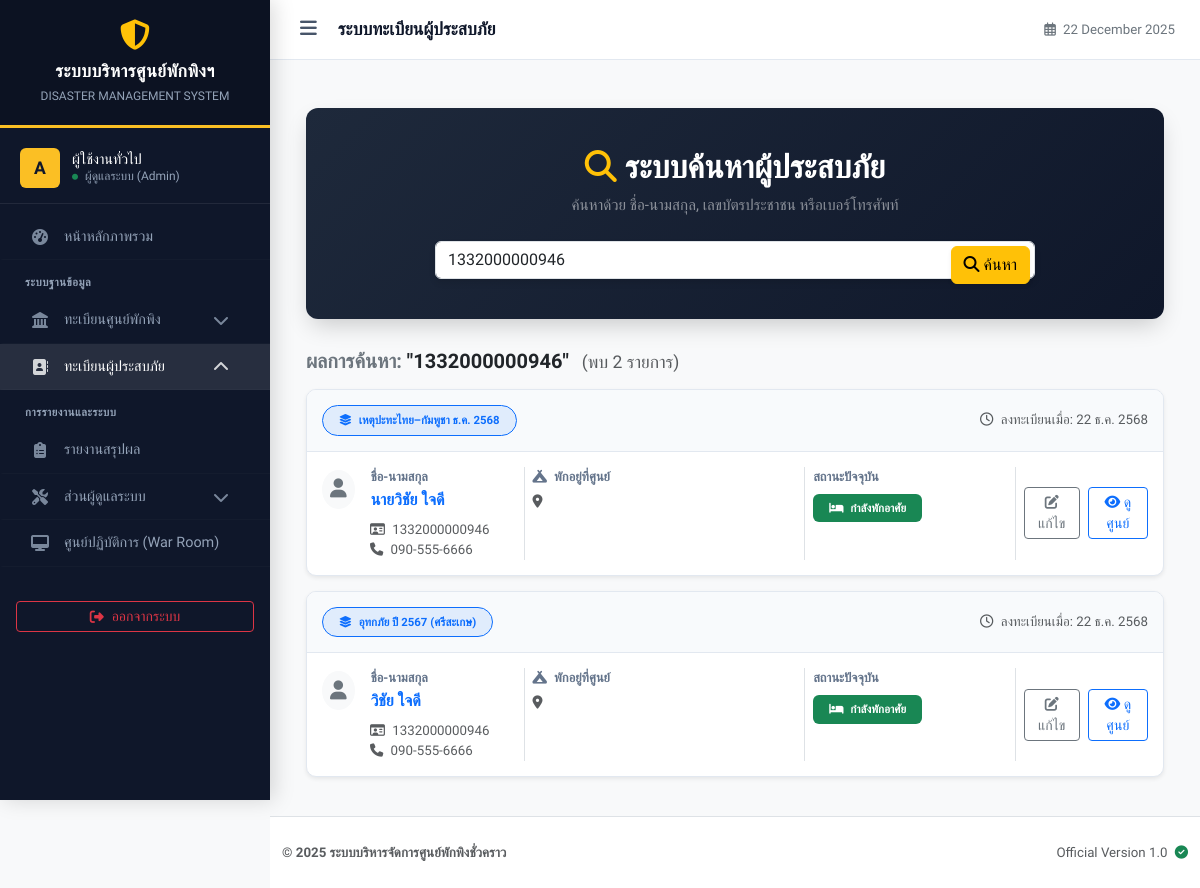
Before: /search_evacuee.php?keyword=1332000000946 (signed in) with the older database file.
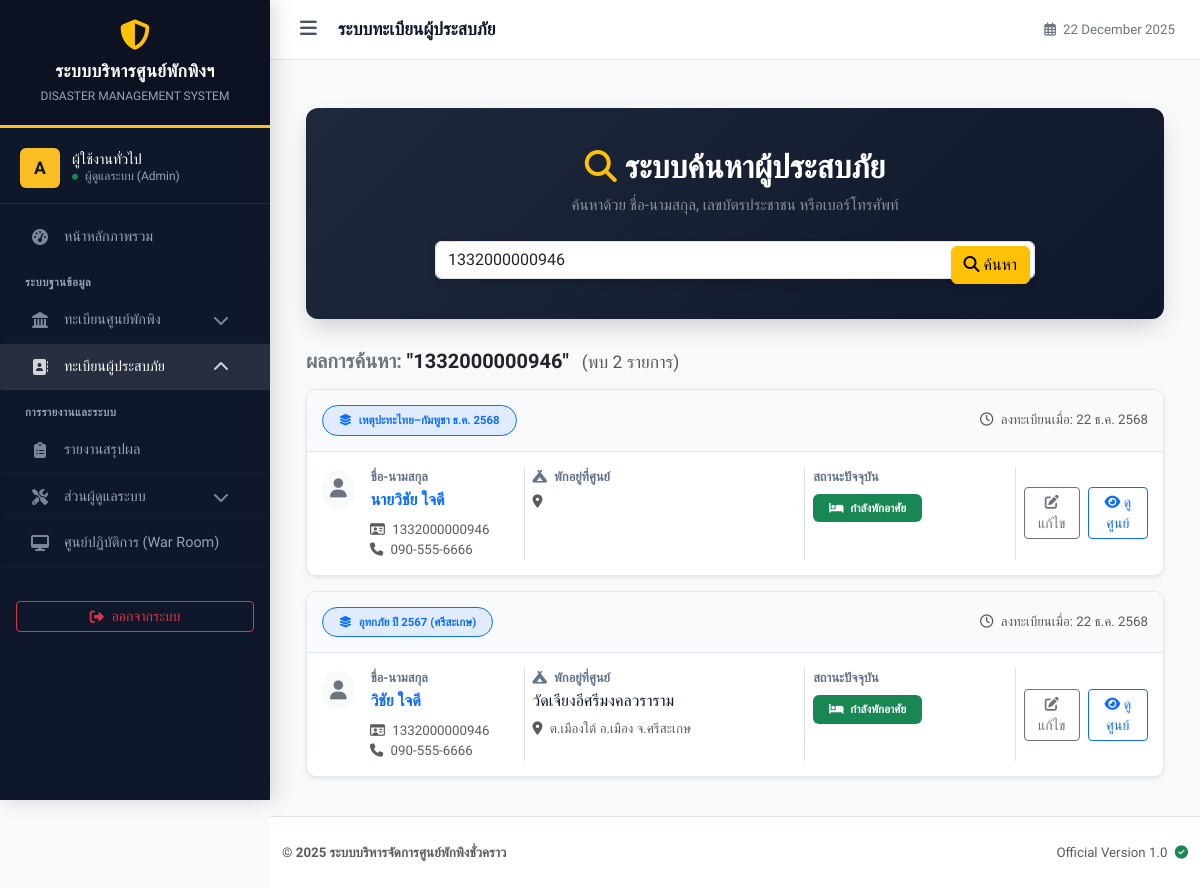
After: the same page with the newer database file.
### tables this page shows
CREATE TABLE `evacuees` (
  `id` int(11) NOT NULL,
  `incident_id` int(11) NOT NULL,
  `shelter_id` int(11) DEFAULT NULL,
  `stay_type` enum('shelter','outside') NOT NULL DEFAULT 'shelter' COMMENT 'ประเภทการพัก',
  `stay_detail` text DEFAULT NULL COMMENT 'รายละเอียดที่พัก (กรณีพักนอกศูนย์)',
  `id_card` varchar(13) DEFAULT NULL COMMENT 'เลขบัตรประชาชน',
  `address_card` text DEFAULT NULL COMMENT 'ที่อยู่ตามบัตรประชาชน',
  `prefix` varchar(20) DEFAULT NULL,
  `first_name` varchar(100) NOT NULL,
  `last_name` varchar(100) NOT NULL,
  `phone` varchar(20) DEFAULT NULL,
  `gender` enum('male','female','other') DEFAULT NULL,
  `age` int(3) DEFAULT NULL,
  `health_condition` text DEFAULT NULL COMMENT 'โรคประจำตัว/ยาที่แพ้',
  `registered_by` int(11) DEFAULT NULL COMMENT 'ID เจ้าหน้าที่ที่ลงทะเบียนให้',
  `check_in_date` datetime NOT NULL DEFAULT current_timestamp(),
  `check_out_date` datetime DEFAULT NULL,
  `updated_at` datetime DEFAULT NULL ON UPDATE current_timestamp(),
  `created_at` datetime NOT NULL DEFAULT current_timestamp()
);

CREATE TABLE `incidents` (
  `id` int(11) NOT NULL,
  `name` varchar(200) NOT NULL COMMENT 'ชื่อเหตุการณ์ (เช่น น้ำท่วมปี 67)',
  `type` varchar(50) NOT NULL DEFAULT 'other',
  `description` text DEFAULT NULL,
  `start_date` date NOT NULL,
  `end_date` date DEFAULT NULL,
  `status` enum('active','closed') NOT NULL DEFAULT 'active',
  `created_at` timestamp NOT NULL DEFAULT current_timestamp()
);

CREATE TABLE `shelters` (
  `id` int(11) NOT NULL,
  `incident_id` int(11) NOT NULL COMMENT 'ผูกกับเหตุการณ์ไหน',
  `name` varchar(200) NOT NULL COMMENT 'ชื่อศูนย์',
  `location` text NOT NULL COMMENT 'ที่ตั้ง',
  `capacity` int(11) NOT NULL DEFAULT 0 COMMENT 'ความจุสูงสุด',
  `contact_phone` varchar(20) DEFAULT NULL,
  `status` enum('open','full','closed') NOT NULL DEFAULT 'open',
  `last_updated` datetime DEFAULT NULL
);

### includes/functions.php (called while the page is built, shortened)
<?php
function thaiDate($date) {
    $months = [
        1=>'ม.ค.', 2=>'ก.พ.', 3=>'มี.ค.', 4=>'เม.ย.', 5=>'พ.ค.', 6=>'มิ.ย.',
        7=>'ก.ค.', 8=>'ส.ค.', 9=>'ก.ย.', 10=>'ต.ค.', 11=>'พ.ย.', 12=>'ธ.ค.'
    ];
    $timestamp = strtotime($date);
    $d = date('j', $timestamp);
    $m = $months[(int)date('n', $timestamp)];
    $y = date('Y', $timestamp) + 543;
    return "$d $m $y";
}
?>

### search_evacuee.php (the view, shortened to what the changed rows need)
<?php
require_once 'config/db.php';
require_once 'includes/functions.php';
$keyword = isset($_GET['keyword']) ? trim($_GET['keyword']) : '';
$results = [];
if ($keyword) {
    $sql = "SELECT e.*, s.name as shelter_name, s.location as shelter_location, i.name as incident_name
            FROM evacuees e
            LEFT JOIN shelters s ON e.shelter_id = s.id
            LEFT JOIN incidents i ON e.incident_id = i.id
            WHERE e.id_card LIKE ?
               OR e.first_name LIKE ?
               OR e.last_name LIKE ?
               OR e.phone LIKE ?
            ORDER BY e.created_at DESC LIMIT 50";
    $stmt = $pdo->prepare($sql);
    $search_term = "%$keyword%";
    $stmt->execute([$search_term, $search_term, $search_term, $search_term]);
    $results = $stmt->fetchAll();
}
?>
<!DOCTYPE html>
<html lang="th">
<head>
</head>
<body class="bg-light">
<?php include 'includes/header.php'; ?>
<div class="container mt-4">
    <div class="search-box">
        <h2 class="fw-bold mb-2"><i class="fas fa-search me-2 text-warning"></i>ระบบค้นหาผู้ประสบภัย</h2>
    </div>
    <?php if ($keyword): ?>
        <?php if (count($results) > 0): ?>
            <?php foreach ($results as $row): ?>
                <div class="result-card shadow-sm">
                    <div class="result-header">
                        <div>
                            <span class="badge bg-primary bg-opacity-10 text-primary border border-primary px-3 py-2 rounded-pill">
                                <i class="fas fa-layer-group me-1"></i> <?php echo htmlspecialchars($row['incident_name']); ?>
                            </span>
                        </div>
                        <div class="text-muted small">
                            <i class="far fa-clock me-1"></i> ลงทะเบียนเมื่อ: <?php echo thaiDate(date('Y-m-d', strtotime($row['created_at']))); ?>
                        </div>
                    </div>
                    <div class="result-body">
                        <div class="row g-3">
                            <div class="col-md-3 border-end">
                                <div class="d-flex align-items-center mb-2">
                                    <div class="bg-light rounded-circle p-2 me-3 text-secondary">
                                    </div>
                                    <div>
                                        <div class="info-label">ชื่อ-นามสกุล</div>
                                        <div class="info-value text-primary fw-bold">
                                            <?php echo htmlspecialchars($row['prefix'] . $row['first_name'] . ' ' . $row['last_name']); ?>
                                        </div>
                                    </div>
                                </div>
                                <div class="text-muted small ms-5">
                                    <i class="far fa-id-card me-1"></i> <?php echo $row['id_card'] ?: '-'; ?><br>
                                    <i class="fas fa-phone me-1"></i> <?php echo $row['phone'] ?: '-'; ?>
                                </div>
                            </div>
                            <div class="col-md-4 border-end">
                                <div class="info-label"><i class="fas fa-campground me-1"></i> พักอยู่ที่ศูนย์</div>
                                <div class="info-value mb-1"><?php echo htmlspecialchars($row['shelter_name']); ?></div>
                                <small class="text-muted"><i class="fas fa-map-marker-alt me-1"></i> <?php echo htmlspecialchars($row['shelter_location']); ?></small>
                            </div>
                            <div class="col-md-3 border-end">
                                <div class="info-label">สถานะปัจจุบัน</div>
                                <div class="mt-2">
                                    <?php if($row['check_out_date']): ?>
                                        <span class="badge bg-secondary px-3 py-2">
                                            <i class="fas fa-sign-out-alt me-1"></i> จำหน่ายออกแล้ว
                                        </span>
                                        <div class="small text-muted mt-1">เมื่อ: <?php echo thaiDate(date('Y-m-d', strtotime($row['check_out_date']))); ?></div>
                                    <?php else: ?>
                                        <span class="badge bg-success px-3 py-2">
                                            <i class="fas fa-bed me-1"></i> กำลังพักอาศัย
                                        </span>
                                    <?php endif; ?>
                                </div>
                            </div>
                            <div class="col-md-2 text-end d-flex align-items-center justify-content-end">
                                <a href="evacuee_form.php?id=<?php echo $row['id']; ?>&mode=edit" class="btn btn-outline-secondary btn-sm me-2">
                                    <i class="fas fa-edit"></i> แก้ไข
                                </a>
                                <a href="shelter_list.php?filter_incident=<?php echo $row['incident_id']; ?>" class="btn btn-outline-primary btn-sm">
                                    <i class="fas fa-eye"></i> ดูศูนย์
                                </a>
                            </div>
                        </div>
                    </div>
                </div>
            <?php endforeach; ?>
        <?php endif; ?>
    <?php endif; ?>
</div>
<?php include 'includes/footer.php'; ?>
</body>
</html>

Changed rows visible on the page:
changed evacuees "วิชัย ใจดี": shelter.name (not shown) → "วัดเจียงอีศรีมงคลวราราม"; shelter.location (not shown) → "ต.เมืองใต้ อ.เมือง จ.ศรีสะเกษ"
